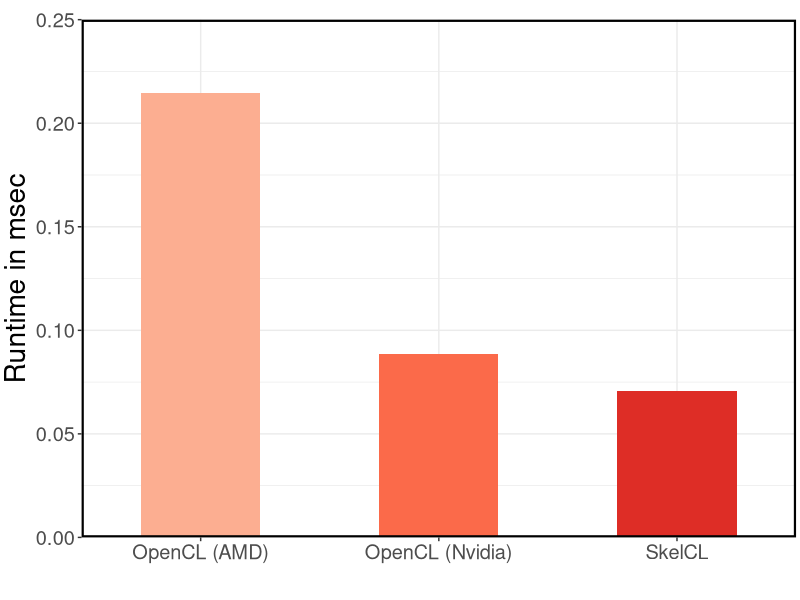
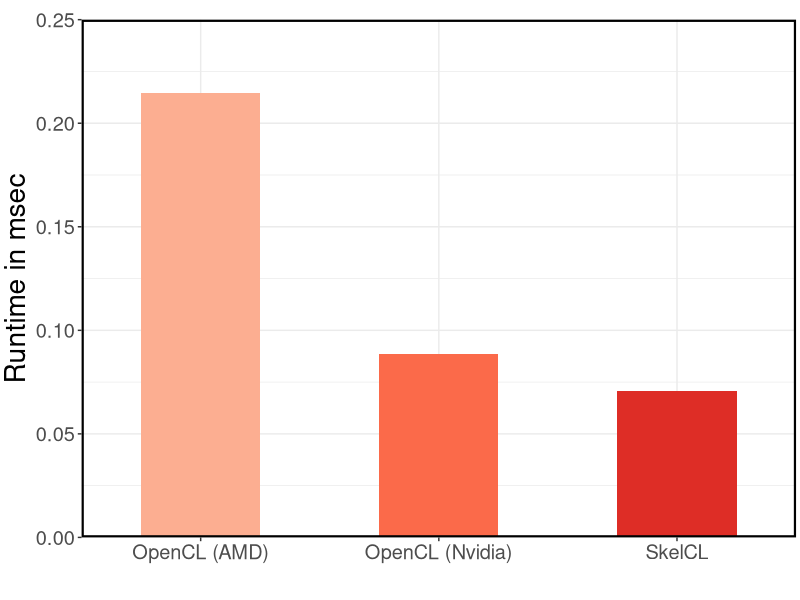

Here is the R script that generated these plots, in order:
require('ggplot2')
require('grid')
require('reshape2')

data <- read.csv("runtime.csv", sep=";", comment.char="#", header=TRUE, row.names=NULL)
data$Version <- factor(data$Version, levels = c("OpenCL (AMD)", "OpenCL (Nvidia)", "SkelCL"))

rownumbers <- as.integer(row.names(data))

# ====Default settins====
theme <- theme_bw() +
  theme(text = element_text(size = 18),
        axis.title = element_text(size = rel(1.125), vjust = 1),
        panel.border = element_rect(linetype = "solid", colour = "black", size = 1.5),
        plot.margin = unit(c(0.5,0.1,0.1,0.1), 'cm'),
        legend.position="none",
        strip.background = element_rect(colour = "black", fill = "white", size = 1.5))

labs <- labs(x = "", y = "Runtime in msec")

# create plot
plot <- ggplot(data, aes(x = Version, y = value, fill=Version)) +
  geom_bar(position="dodge", stat = "identity", width=.5) +
  scale_y_continuous(expand = c(0,0), limits = c(0,0.25)) +
  scale_x_discrete(expand=c(0,0.5)) +
  scale_fill_manual(values=c("#fcae91", "#fb6a4a", "#de2d26", "#a50f15")) +
  theme + labs

# save plot to file
ggsave(file = "sobel_runtime.pdf", width = 6, height = 4)

plot
